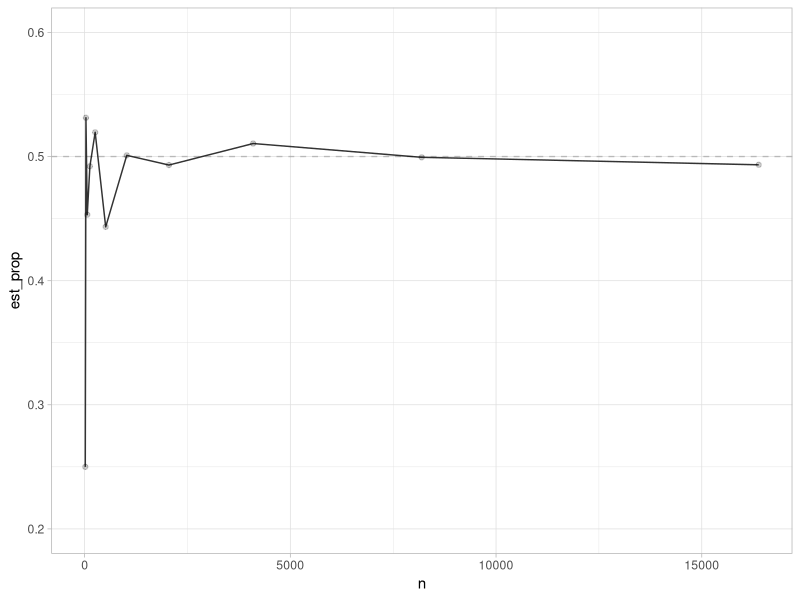
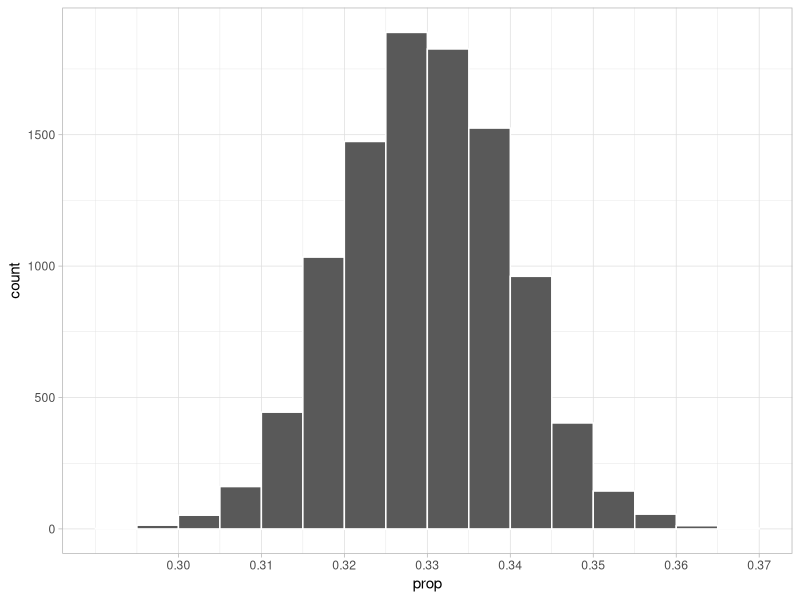
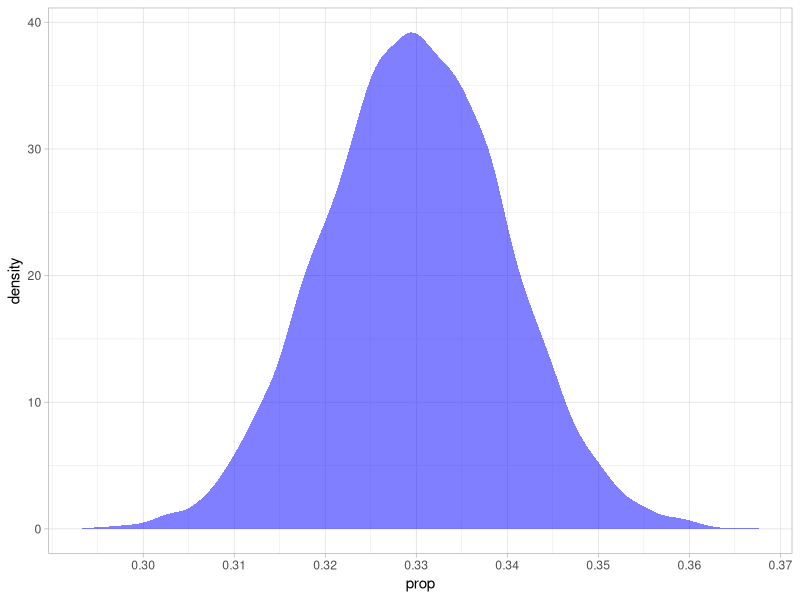
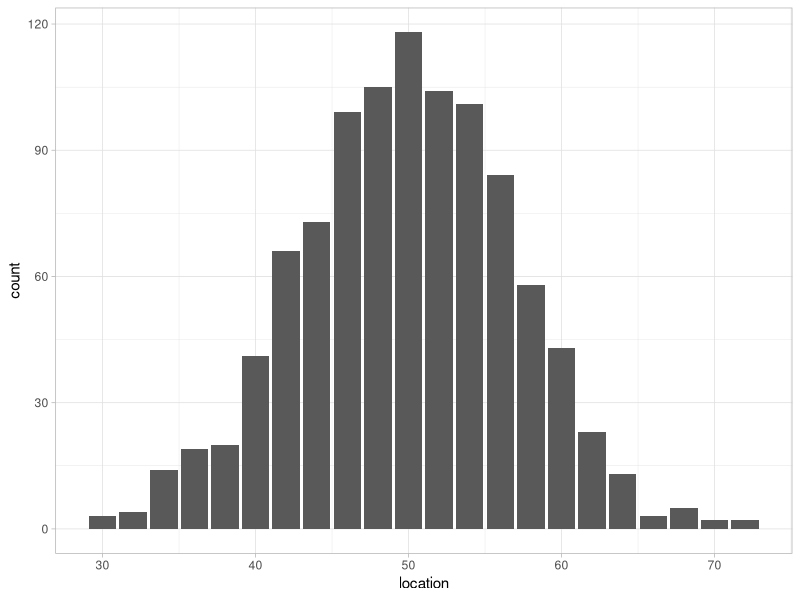

Source code (R) for these figures, in order:
library(tidyverse)
theme_set(theme_light())

# Law of Large Numbers
lln_sim <- tibble(
  n = 2^(3:14),
  est_prop = rbinom(12, n, .5) / n
)

ggplot(lln_sim,
       aes(x = n,
           y = est_prop)) +
  geom_line(alpha = .8) +
  geom_point(alpha = .2) +
  geom_hline(yintercept = .5,
             linetype = "dashed",
             alpha = .2) +
  ylim(.2, .6)


# last time from GSS we got ~.33 estimate of the proportion conservative
# how confident should we be in this estimate?

# set up simulation "dresser"
set.seed(123)
est_prop <- .33
num_sims <- 10000 # how many do I want to do?
svy_size <- 2247  # number of people in each "poll"

sims <- tibble(sim_num = 1:num_sims) |> 
  uncount(svy_size)

# do the sims
sims <- sims |> 
  mutate(conservative = rbinom(num_sims*svy_size, 1, est_prop)) |> 
  group_by(sim_num) |> 
  summarize(prop = mean(conservative))

# visualize the results (probability given p)
ggplot(sims,
       aes(x = prop)) +
  geom_histogram(boundary = round(est_prop, 2), # round to nearest pct. point
                 binwidth = .005,
                 color = "white") +
  scale_x_continuous(breaks = seq(.3, .4, .01)) # don't worry too much

# a different visualization
ggplot(sims,
       aes(x = prop)) +
  geom_density(color = NA,
               fill = "blue",
               alpha = .5) +
  scale_x_continuous(breaks = seq(.3, .4, .01)) # don't worry too much

# let's characterize the simulation results
mean(sims$prop)
sd(sims$prop)

# confidence interval
# boundaries of a integral that bounds (usually) a % of the estimates

# 95%
lower_bound95 <- quantile(sims$prop, .025)
upper_bound95 <- quantile(sims$prop, .975)
ci95 <- c(lower_bound95, upper_bound95)
ci95

# 99%
lower_bound99 <- quantile(sims$prop, .005)
upper_bound99 <- quantile(sims$prop, .995)
ci99 <- c(lower_bound99, upper_bound99)
ci99

# we don't really know if .33 is the "right" place to start
# but the *spread* of that sampling distribution is based on the sample size
# the SD of the sampling dist. is called the "standard error"

# for analytical (i.e., not simulation) results, we need normal distribution
# write a "football field" simulation to see where it comes from!

# <YOUR SIMULATION HERE>

# way 1
locs <- tibble(
  pid = 1:100) |> 
  rowwise() |> 
  mutate(loc = 50 + sum(sample(c(-1,1), 50, replace = TRUE)))

# way 2
foot_sims <- tibble(
  pid = 1:100
) |> 
  uncount(50) |> 
  mutate(flip = sample(c(-1,1),
                       replace = TRUE,
                       size = 5000, 
                       prob = c(.5, .5))) |> 
  group_by(pid) |> 
  summarize(location = sum(flip) + 50)

# way 3
foot_sims <- 
  expand_grid(person_id = 1:1000,
              flip_id = 1:50) |> 
  mutate(flip = sample(c(-1,1),
                       replace = TRUE,
                       size = 50000, 
                       prob = c(.5, .5))) |>
  group_by(person_id) |> 
  summarize(location = sum(flip) + 50)

# plot
ggplot(foot_sims,
       aes(x = location)) +
  geom_bar()






# central limit theorem: things get normal
# "analytic" CI for proportion
  




